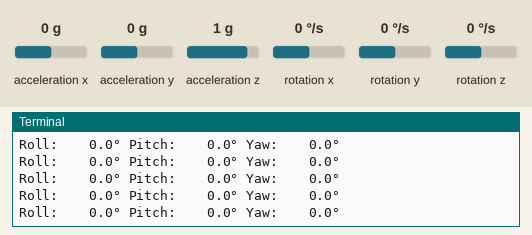
The program below on a simulated Raspberry Pi (BCM pin numbers). On the bench: the last lines printed to the terminal. The test bench sets the inputs (shaded band); at power-on: acceleration x 0 g, rotation x 0 °/s, acceleration y 0 g, acceleration z 1 g, rotation y 0 °/s, rotation z 0 °/s. The clock reads 2024-03-15 10:24:30 at power-on unless the program sets it.

Above: at 2.2 s.
2.3 s: acceleration x set to -1.4 g
At 2.8 s:
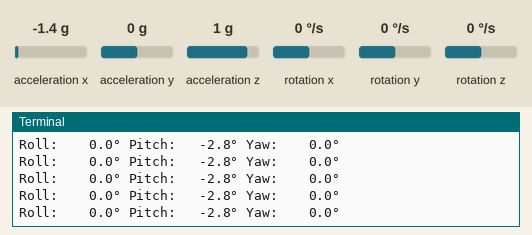
3.8 s: rotation x set to -2 °/s
At 4.4 s:
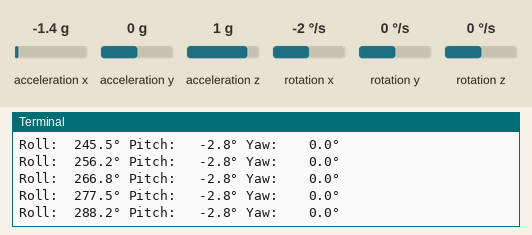

The program:

mp.py
```python
import time
import smbus
import math
import numpy as np

class MPU6050:
    def __init__(self):
        self.bus = smbus.SMBus(1)
        self.address = 0x68

        # Sensitivity scale factors
        self.accel_scale = 16384.0  # For ±2g
        self.gyro_scale = 131.0     # For ±250°/s

        # Error compensation
        self.AccErrorX = 0
        self.AccErrorY = 0
        self.GyroErrorX = 0
        self.GyroErrorY = 0
        self.GyroErrorZ = 0

        # Timing variables
        self.prev_time = time.time()
        self.current_time = self.prev_time

        # Angle variables
        self.roll = 0
        self.pitch = 0
        self.yaw = 0
        self.gyro_angle_x = 0
        self.gyro_angle_y = 0

        # Initialize the sensor
        self.init_mpu()
        self.calculate_IMU_error()

    def init_mpu(self):
        # Wake up the MPU6050
        self.bus.write_byte_data(self.address, 0x6B, 0)
        time.sleep(0.1)
        # Configure gyroscope range (±250°/s)
        self.bus.write_byte_data(self.address, 0x1B, 0x00)
        # Configure accelerometer range (±2g)
        self.bus.write_byte_data(self.address, 0x1C, 0x00)

    def read_raw_data(self):
        # Read accelerometer data
        accel_data = self.bus.read_i2c_block_data(self.address, 0x3B, 6)
        ax = (accel_data[0] << 8 | accel_data[1]) / self.accel_scale
        ay = (accel_data[2] << 8 | accel_data[3]) / self.accel_scale
        az = (accel_data[4] << 8 | accel_data[5]) / self.accel_scale

        # Read gyroscope data
        gyro_data = self.bus.read_i2c_block_data(self.address, 0x43, 6)
        gx = (gyro_data[0] << 8 | gyro_data[1]) / self.gyro_scale
        gy = (gyro_data[2] << 8 | gyro_data[3]) / self.gyro_scale
        gz = (gyro_data[4] << 8 | gyro_data[5]) / self.gyro_scale

        return ax, ay, az, gx, gy, gz

    def calculate_IMU_error(self):
        print("Calculating IMU errors... Please keep the sensor still.")
        acc_x_sum = acc_y_sum = 0
        gyro_x_sum = gyro_y_sum = gyro_z_sum = 0
        samples = 200

        for _ in range(samples):
            ax, ay, az, gx, gy, gz = self.read_raw_data()

            # Accumulate accelerometer angles
            acc_x_sum += math.atan(ay / math.sqrt(ax**2 + az**2)) * 180 / math.pi
            acc_y_sum += math.atan(-1 * ax / math.sqrt(ay**2 + az**2)) * 180 / math.pi

            # Accumulate gyroscope readings
            gyro_x_sum += gx
            gyro_y_sum += gy
            gyro_z_sum += gz

            time.sleep(0.003)

        # Calculate average errors
        self.AccErrorX = acc_x_sum / samples
        self.AccErrorY = acc_y_sum / samples
        self.GyroErrorX = gyro_x_sum / samples
        self.GyroErrorY = gyro_y_sum / samples
        self.GyroErrorZ = gyro_z_sum / samples

        print("IMU calibration complete!")

    def update(self):
        # Read sensor data
        ax, ay, az, gx, gy, gz = self.read_raw_data()

        # Calculate accelerometer angles
        acc_angle_x = (math.atan(ay / math.sqrt(ax**2 + az**2)) * 180 / math.pi) - self.AccErrorX
        acc_angle_y = (math.atan(-1 * ax / math.sqrt(ay**2 + az**2)) * 180 / math.pi) - self.AccErrorY

        # Update timing
        self.current_time = time.time()
        dt = self.current_time - self.prev_time
        self.prev_time = self.current_time

        # Correct gyroscope readings
        gx -= self.GyroErrorX
        gy -= self.GyroErrorY
        gz -= self.GyroErrorZ

        # Calculate gyroscope angles
        self.gyro_angle_x += gx * dt
        self.gyro_angle_y += gy * dt
        self.yaw += gz * dt

        # Complementary filter for roll and pitch
        self.roll = 0.96 * self.gyro_angle_x + 0.04 * acc_angle_x
        self.pitch = 0.96 * self.gyro_angle_y + 0.04 * acc_angle_y

        # Normalize yaw to 0-360 degrees
        self.yaw = self.yaw % 360
        if self.yaw < 0:
            self.yaw += 360

        return self.roll, self.pitch, self.yaw

def main():
    try:
        mpu = MPU6050()
        print("MPU6050 initialized. Starting measurements...")

        while True:
            roll, pitch, yaw = mpu.update()
            print(f"Roll: {roll:6.1f}° Pitch: {pitch:6.1f}° Yaw: {yaw:6.1f}°")
            time.sleep(0.02)  # 50Hz update rate

    except KeyboardInterrupt:
        print("\nProgram terminated by user")
    except Exception as e:
        print(f"Error: {str(e)}")

if __name__ == "__main__":
    main()
```

Measured:
- the behaviour switches between 0 and -1 °/s on rotation x (found by bisection; images 1 and 2)
- after the input at 2.3 s, the terminal: prints a new line at once (image 1)
- after the input at 3.8 s, the terminal: prints a new line at once (image 2)
